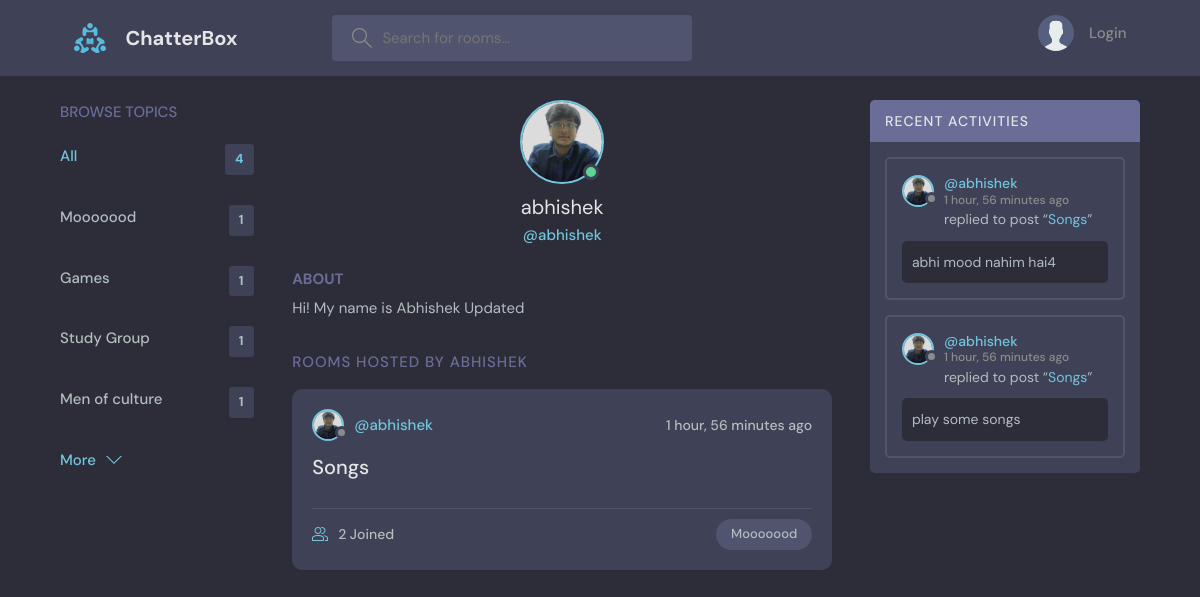
The app's page /profile/1 with its own data.
### base/models.py (models this page shows, shortened)
class Topic(models.Model):
    name = models.CharField(max_length=200)

class User(AbstractUser):
    name = models.CharField(max_length=200, null = True)
    email = models.EmailField(unique=True, null=True)
    bio = models.TextField(null=True)
    avatar = models.ImageField(null = True, default = "avatar.svg")
    USERNAME_FIELD = 'email'
    REQUIRED_FIELDS = []

class Room(models.Model):
    host = models.ForeignKey(User, on_delete=models.SET_NULL, null=True)
    topic = models.ForeignKey(Topic, on_delete=models.SET_NULL, null =True)
    name = models.CharField(max_length=200)
    description = models.TextField(null = True , blank = True)
    participants = models.ManyToManyField(User, related_name='participants', blank = True)
    updated = models.DateTimeField(auto_now=True)
    created = models.DateTimeField(auto_now_add=True)
    class Meta:
        ordering = ['-updated', '-created']
    def __str__(self) -> str:
        return self.name

class Message(models.Model):
    user = models.ForeignKey(User, on_delete = models.CASCADE, null=True)
    room = models.ForeignKey(Room, on_delete = models.CASCADE)
    body = models.TextField()
    updated = models.DateTimeField(auto_now=True)
    created = models.DateTimeField(auto_now_add=True)
    class Meta:
        ordering = ['-updated', '-created']

### base/views.py (the view)
# urls.py: path('profile/<str:pk>', views.userProfile, name="user-profile"),
def userProfile(request, pk):
    user = User.objects.get(id=pk)
    rooms = user.room_set.all()
    room_messages = user.message_set.all()
    topics = Topic.objects.all()
    context={'user':user, 'rooms':rooms,
             'room_messages':room_messages,
             'topics':topics}
    return render(request, 'base/profile.html', context)

### base/templates/base/profile.html (shortened to what this page needs)
{% extends 'main.html' %}
{% block content %}
  <main class="profile-page layout layout--3">
    <div class="container">
      {% include 'base/topics_component.html' %}
      <div class="roomList">
        <div class="profile">
          <div class="profile__avatar">
            <div class="avatar avatar--large active">
              <img src="{{user.avatar.url}}" />
            </div>
          </div>
          <div class="profile__info">
            <h3>{{user.username}}</h3>
            <p>@{{user.username}}</p>
          </div>
          <div class="profile__about">
            <h3>About</h3>
            <p>
              {{user.bio}}
            </p>
          </div>
        </div>
        <div class="roomList__header">
          <div>
            <h2>Rooms Hosted by {{user.username}}</a>
            </h2>
          </div>
        </div>
        {% include 'base/feed_component.html' %}
      </div>
      {% include 'base/activity_component.html' %}
    </div>
  </main>
{% endblock content %}

### templates/main.html (shortened to what this page needs)
<!DOCTYPE html>
{% load static %}
<html lang="en">
  <head>
    <link rel="stylesheet" href="{% static 'styles/style.css' %}" />
  </head>
  <body>
    {% include 'navbar.html' %}
    {% block content%}
    {% endblock %}
  </body>
</html>

### templates/navbar.html (shortened to what this page needs)
{% load static %}
<header class="header header--loggedIn">
    <div class="container">
      <a href="{% url 'home' %}" class="header__logo">
        <img src="{% static 'images/logo.svg' %}"/>
        <h1>ChatterBox</h1>
      </a>
      <form class="header__search", method="GET" action = "{% url 'home' %}">
        <label>
          <input name ="q" placeholder="Search for rooms..." />
        </label>
      </form>
      <nav class="header__menu">
        {% if request.user.is_authenticated %}
        <div class="header__user">
          <a href="{% url 'update-user' %}">
            <div class="avatar avatar--medium active">
              <img src="{{request.user.avatar.url}}" />
            </div>
            <p>{{request.user.username}}<span>@{{request.user.username}}</span></p>
          </a>
          <button class="dropdown-button">
            <svg version="1.1" xmlns="http://www.w3.org/2000/svg" width="32" height="32" viewBox="0 0 32 32">
              <title>chevron-down</title>
              <path d="M16 21l-13-13h-3l16 16 16-16h-3l-13 13z"></path>
            </svg>
          </button>
        </div>
        {% else %}
        <a href="{% url 'login' %}">
          <img src={% static 'images/avatar.svg' %}/>
          <p>Login</p>
        </a>
        {% endif %}
      </nav>
    </div>
  </header>

### base/templates/base/topics_component.html
<div class="topics">
    <div class="topics__header">
      <h2>Browse Topics</h2>
    </div>
    <ul class="topics__list">
      <li>
        <a href="{% url 'home' %}" class="active">All <span>{{topics.count}}</span></a>
      </li>
      {% for topic in topics %}
      <li>
        <a href="{% url 'home' %}?q={{topic.name}}">{{topic.name}}<span>{{topic.room_set.all.count}}</span></a>
      </li>
      {% endfor %}
    </ul>
    <a class="btn btn--link" href="{% url 'topics' %}">
      More
      <svg version="1.1" xmlns="http://www.w3.org/2000/svg" width="32" height="32" viewBox="0 0 32 32">
        <title>chevron-down</title>
        <path d="M16 21l-13-13h-3l16 16 16-16h-3l-13 13z"></path>
      </svg>
    </a>
  </div>

### base/templates/base/feed_component.html (shortened to what this page needs)
{% for room in rooms %}
<div class="roomListRoom">
    <div class="roomListRoom__header">
      <a href="{% url 'user-profile' room.host.id %}" class="roomListRoom__author">
        <div class="avatar avatar--small">
          <img src="{{room.host.avatar.url}}" />
        </div>
        <span>@{{room.host.username}}</span>
      </a>
      <div class="roomListRoom__actions">
        <span>{{room.created|timesince}} ago</span>
      </div>
    </div>
    <div class="roomListRoom__content">
      <a href="{% url 'room' room.id %}">{{room.name}}</a>
    </div>
    <div class="roomListRoom__meta">
      <a href="{% url 'room' room.id %}" class="roomListRoom__joined">
        {{room.participants.all.count}} Joined
      </a>
      <p class="roomListRoom__topic">{{room.topic.name}}</p>
    </div>
  </div>
{% endfor %}

### base/templates/base/activity_component.html (shortened to what this page needs)
<div class="activities">
    <div class="activities__header">
      <h2>Recent Activities</h2>
    </div>
    {% for message in room_messages %}
    <div class="activities__box">
      <div class="activities__boxHeader roomListRoom__header">
        <a href="{% url 'user-profile' message.user.id %}" class="roomListRoom__author">
          <div class="avatar avatar--small">
            <img src="{{message.user.avatar.url}}" />
          </div>
          <p>
            @{{message.user.username}}
            <span>{{message.created|timesince}} ago</span>
          </p>
        </a>
      </div>
      <div class="activities__boxContent">
        <p>replied to post “<a href="{% url 'room' message.room.id %}">{{message.room}}</a>”</p>
        <div class="activities__boxRoomContent">
          {{message.body}}
        </div>
      </div>
    </div>
    {% endfor %}
  </div>

### records on screen
Topic: name "Mooooood", room_set.all.count "1"
Topic: name "Games", room_set.all.count "1"
Topic: name "Study Group", room_set.all.count "1"
Topic: name "Men of culture", room_set.all.count "1"
User: avatar (picture), username "abhishek", bio "Hi! My name is Abhishek Updated", username "ABHISHEK"
Room: host.avatar (picture), host.username "abhishek", created "1 hour, 56 minutes", name "Songs", participants.all.count "2", topic.name "Mooooood"
Message: user.avatar (picture), user.username "abhishek", created "1 hour, 56 minutes", room "Songs", body "abhi mood nahim hai4"
Message: user.avatar (picture), user.username "abhishek", created "1 hour, 56 minutes", room "Songs", body "play some songs"

### other values on screen
{{ topics.count }} "4"
